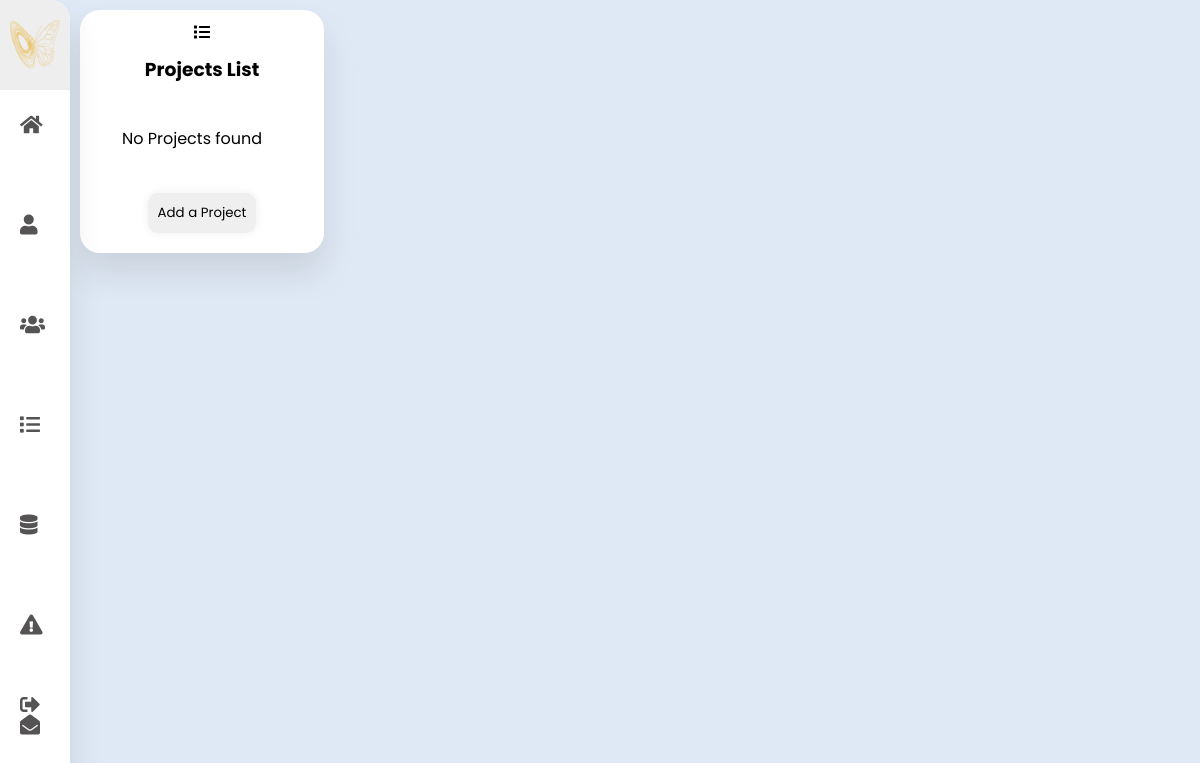
The app's page /view/Event/Frontend/Project/dashboard_project.php, older data.
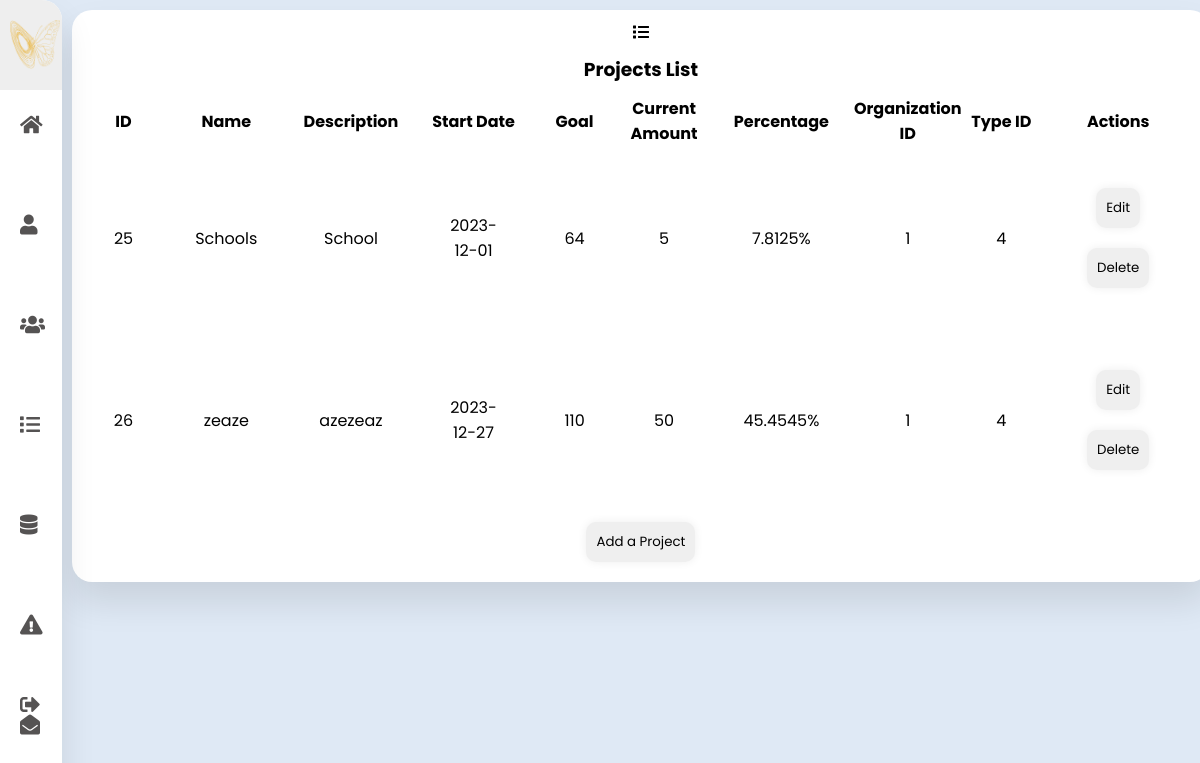
The same page, newer data.
### tables this page shows
CREATE TABLE `project` (
  `ID_Project` int(11) NOT NULL,
  `Project_name` varchar(20) NOT NULL,
  `Project_description` varchar(20) NOT NULL,
  `start_date` date NOT NULL,
  `Goal` float NOT NULL,
  `Current_amount` float NOT NULL,
  `Percentage` float NOT NULL,
  `ID_Org` int(11) NOT NULL,
  `ID_Type` int(11) NOT NULL
);

### controller/Project/ProjectC.php (called while the page is built, shortened)
<?php
class ProjectC
{
    public function read_project()
    {
        $conn = Config::getConnexion();
        $projects = [];
        $r = $conn->query("SELECT * FROM project");
        foreach ($r as $row) {
            $Project = [
                'ID_Project' => $row['ID_Project'],
                'Project_name' => $row['Project_name'],
                'Project_description' => $row['Project_description'],
                'start_date' => $row['start_date'],
                'Goal' => $row['Goal'],
                'Current_amount' => $row['Current_amount'],
                'Percentage' => $row['Percentage'],
                'ID_Org' => $row['ID_Org'],
                'ID_Type' => $row['ID_Type']
            ];
            $projects[] = $Project;
        }
        return $projects;
    }
}

### view/Event/Frontend/Project/dashboard_project.php (the view, shortened to what this page needs)
<!DOCTYPE html>
<html lang="en">
<?php
require "../../controller/Project/ProjectC.php";
?>
<head>
    <link rel="stylesheet" href="dashboard.css" />
    <link rel="stylesheet" href="https://cdnjs.cloudflare.com/ajax/libs/font-awesome/5.15.4/css/all.min.css" />
    <link rel="stylesheet" href="type.css">
</head>
<body>
    <div class="container">
        <nav class="navbar">
            <ul>
                <li>
                    <a href="#" class="logo">
                        <img src="../../assets/images/logo.png" alt="">
                    </a>
                </li>
                <li><a href="../index.html">
                        <i class="fas fa-home"></i>
                    </a></li>
                <li><a href="">
                        <i class="fas fa-user"></i>
                    </a></li>
                <li><a href="">
                        <i class="fas fa-users"></i>
                    </a></li>
                <li><a href="../Type//dashboard_type.php">
                        <i class="fa fa-list"></i>
                    </a></li>
                <li><a href="dashboard_project.php">
                        <i class="fa fa-database"></i>
                    </a></li>
                <li><a href="../Reclamation/dashboard_reclamation.php">
                        <i class="fa fa-exclamation-triangle"></i>
                    </a></li>
                <li><a href="dashboard_type.php">
                        <i class="fa fa-envelope-open"></i>
                    </a></li>
                <li><a href="" class="logout">
                        <i class="fas fa-sign-out-alt"></i>
                    </a></li>
            </ul>
        </nav>
        <section class="main">
            <div class="users">
                <div class="card">
                    <i class="fa fa-list"></i>
                    <h3>Projects List</h3>
                    <table class="table table-bordered">
                        <?php
                        $projectC = new ProjectC();
                        $projects = $projectC->read_project();
                        if (!empty($projects) && (is_iterable($projects) || is_object($projects))) {
                            echo "<tr><th>ID</th><th>Name</th><th>Description</th><th>Start Date</th><th>Goal</th><th>Current Amount</th><th>Percentage</th><th>Organization ID</th><th>Type ID</th><th>Actions</th></tr>";
                            foreach ($projects as $project) {
                                echo "<tr>";
                                echo "<td>" . htmlspecialchars($project['ID_Project']) . "</td>";
                                echo "<td>" . htmlspecialchars($project['Project_name']) . "</td>";
                                echo "<td>" . htmlspecialchars($project['Project_description']) . "</td>";
                                echo "<td>" . htmlspecialchars($project['start_date']) . "</td>";
                                echo "<td>" . htmlspecialchars($project['Goal']) . "</td>";
                                echo "<td>" . htmlspecialchars($project['Current_amount']) . "</td>";
                                echo "<td>" . htmlspecialchars($project['Percentage']) . "%"  . "</td>";
                                echo "<td>" . htmlspecialchars($project['ID_Org']) . "</td>";
                                echo "<td>" . htmlspecialchars($project['ID_Type']) . "</td>";
                                echo "<td>";
                                echo "<button onclick=\"openEditModal(" . $project['ID_Project'] . ", '" . $project['Project_name'] . "', '" . $project['Project_description'] . "')\">Edit</button>";
                                echo "<button onclick=\"confirmDelete(" . $project['ID_Project'] . ")\">Delete</button>";
                                echo "</td>";
                                echo "</tr>";
                            }
                        } else {
                            echo "<tr><td colspan='4'>No Projects found</td></tr>";
                        }
                        ?>
                    </table>
                    <button onclick="createType()">Add a Project</button>
                </div>
            </div>
        </section>
    </div>
</body>
</html>
</body>
</html>

Row changes from the older to the newer data that the page shows:
added project: ID_Project "25", Project_name "Schools", Project_description "School", start_date "2023-12-01", Goal "64", Current_amount "5", Percentage "7.8125", ID_Org "1", ID_Type "4"
added project: ID_Project "26", Project_name "zeaze", Project_description "azezeaz", start_date "2023-12-27", Goal "110", Current_amount "50", Percentage "45.4545", ID_Org "1", ID_Type "4"
Text that changed along with them:
text no longer shown: "No Projects found"
text now shown: "ID Name Description Start Date Goal Current Amount Percentage Organization ID Type ID Actions"
